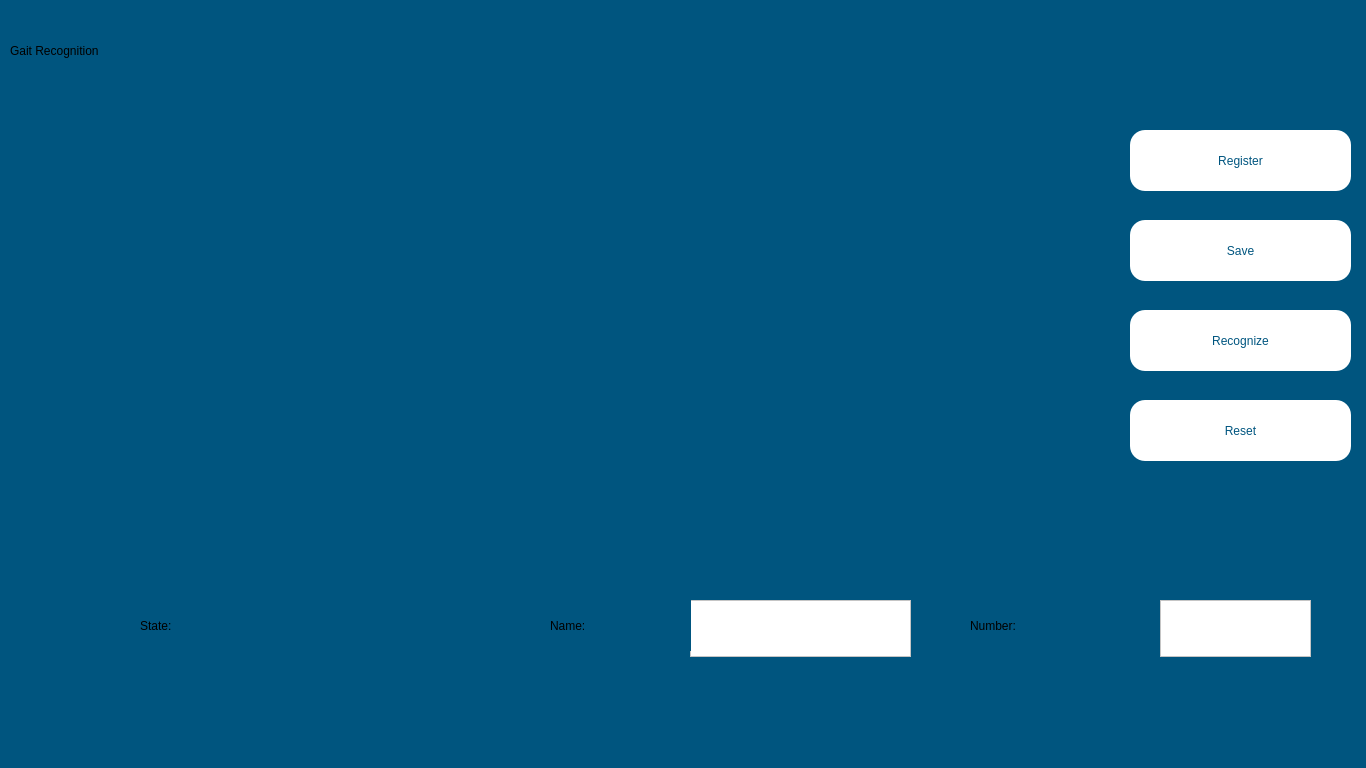
<?xml version="1.0" encoding="UTF-8"?>
<ui version="4.0">
 <class>MainWindow</class>
 <widget class="QMainWindow" name="MainWindow">
  <property name="geometry">
   <rect>
    <x>0</x>
    <y>0</y>
    <width>1366</width>
    <height>768</height>
   </rect>
  </property>
  <property name="windowTitle">
   <string>MainWindow</string>
  </property>
  <property name="styleSheet">
   <string notr="true">font: 24pt &quot;微软雅黑&quot;;
background-color: rgb(0, 85, 127);</string>
  </property>
  <widget class="QWidget" name="centralwidget">
   <widget class="QPushButton" name="recognize">
    <property name="geometry">
     <rect>
      <x>1130</x>
      <y>310</y>
      <width>221</width>
      <height>61</height>
     </rect>
    </property>
    <property name="styleSheet">
     <string notr="true">color: rgb(0, 85, 127);
font: 20pt &quot;Segoe UI Semibold&quot;;
selection-background-color: rgb(85, 170, 127);
background-color: rgb(255, 255, 255);
border-color: rgb(0, 85, 127);
border-radius: 15px;
alternate-background-color: qlineargradient(spread:pad, x1:0, y1:0, x2:1, y2:0, stop:0 rgba(0, 0, 0, 255), stop:1 rgba(255, 255, 255, 255));
alternate-background-color: rgb(0, 85, 127);</string>
    </property>
    <property name="text">
     <string>Recognize</string>
    </property>
   </widget>
   <widget class="QPushButton" name="save_gei">
    <property name="geometry">
     <rect>
      <x>1130</x>
      <y>220</y>
      <width>221</width>
      <height>61</height>
     </rect>
    </property>
    <property name="styleSheet">
     <string notr="true">color: rgb(0, 85, 127);
font: 20pt &quot;Segoe UI Semibold&quot;;
selection-background-color: rgb(85, 170, 127);
background-color: rgb(255, 255, 255);
border-color: rgb(0, 85, 127);
border-radius: 15px;
alternate-background-color: qlineargradient(spread:pad, x1:0, y1:0, x2:1, y2:0, stop:0 rgba(0, 0, 0, 255), stop:1 rgba(255, 255, 255, 255));
alternate-background-color: rgb(0, 85, 127);</string>
    </property>
    <property name="text">
     <string>Save</string>
    </property>
   </widget>
   <widget class="QPushButton" name="register_2">
    <property name="geometry">
     <rect>
      <x>1130</x>
      <y>130</y>
      <width>221</width>
      <height>61</height>
     </rect>
    </property>
    <property name="styleSheet">
     <string notr="true">font: 20pt &quot;Segoe UI Semibold&quot;;
color: rgb(0, 85, 127);
selection-background-color: rgb(85, 170, 127);
background-color: rgb(255, 255, 255);
border-radius: 15px;
border-color: rgb(0, 85, 127);
alternate-background-color: qlineargradient(spread:pad, x1:0, y1:0, x2:1, y2:0, stop:0 rgba(0, 0, 0, 255), stop:1 rgba(255, 255, 255, 255));
alternate-background-color: rgb(0, 85, 127);</string>
    </property>
    <property name="text">
     <string>Register</string>
    </property>
   </widget>
   <widget class="QTextEdit" name="id_name">
    <property name="geometry">
     <rect>
      <x>690</x>
      <y>600</y>
      <width>221</width>
      <height>57</height>
     </rect>
    </property>
    <property name="styleSheet">
     <string notr="true">font: 16pt &quot;Segoe UI Semibold&quot;;
color: rgb(0, 0, 0);
background-color: rgb(255, 255, 255);</string>
    </property>
   </widget>
   <widget class="QTextEdit" name="id_num">
    <property name="geometry">
     <rect>
      <x>1160</x>
      <y>600</y>
      <width>151</width>
      <height>57</height>
     </rect>
    </property>
    <property name="styleSheet">
     <string notr="true">font: 16pt &quot;Segoe UI Semibold&quot;;
color: rgb(0, 0, 0);
background-color: rgb(255, 255, 255);</string>
    </property>
   </widget>
   <widget class="QPushButton" name="updater">
    <property name="geometry">
     <rect>
      <x>1130</x>
      <y>400</y>
      <width>221</width>
      <height>61</height>
     </rect>
    </property>
    <property name="styleSheet">
     <string notr="true">color: rgb(0, 85, 127);
font: 20pt &quot;Segoe UI Semibold&quot;;
selection-background-color: rgb(85, 170, 127);
background-color: rgb(255, 255, 255);
border-color: rgb(0, 85, 127);
border-radius: 15px;
alternate-background-color: qlineargradient(spread:pad, x1:0, y1:0, x2:1, y2:0, stop:0 rgba(0, 0, 0, 255), stop:1 rgba(255, 255, 255, 255));
alternate-background-color: rgb(0, 85, 127);</string>
    </property>
    <property name="text">
     <string>Reset</string>
    </property>
   </widget>
   <widget class="QLabel" name="label">
    <property name="geometry">
     <rect>
      <x>10</x>
      <y>10</y>
      <width>501</width>
      <height>81</height>
     </rect>
    </property>
    <property name="styleSheet">
     <string notr="true">font: 28pt &quot;Segoe UI Semibold&quot;;</string>
    </property>
    <property name="text">
     <string>Gait Recognition</string>
    </property>
   </widget>
   <widget class="QLabel" name="label_2">
    <property name="geometry">
     <rect>
      <x>970</x>
      <y>600</y>
      <width>171</width>
      <height>51</height>
     </rect>
    </property>
    <property name="styleSheet">
     <string notr="true">font: 20pt &quot;Segoe UI Semibold&quot;;</string>
    </property>
    <property name="text">
     <string>Number:</string>
    </property>
   </widget>
   <widget class="QLabel" name="label_3">
    <property name="geometry">
     <rect>
      <x>550</x>
      <y>600</y>
      <width>141</width>
      <height>51</height>
     </rect>
    </property>
    <property name="styleSheet">
     <string notr="true">font: 20pt &quot;Segoe UI Semibold&quot;;</string>
    </property>
    <property name="text">
     <string>Name:</string>
    </property>
   </widget>
   <widget class="QLabel" name="label_4">
    <property name="geometry">
     <rect>
      <x>140</x>
      <y>600</y>
      <width>391</width>
      <height>51</height>
     </rect>
    </property>
    <property name="styleSheet">
     <string notr="true">font: 20pt &quot;Segoe UI Semibold&quot;;</string>
    </property>
    <property name="text">
     <string>State:</string>
    </property>
   </widget>
  </widget>
 </widget>
 <resources/>
 <connections/>
</ui>
